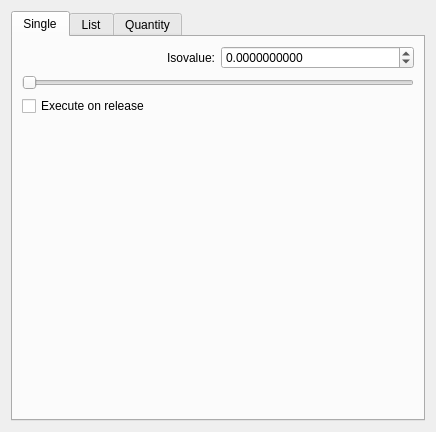
<?xml version="1.0" encoding="UTF-8"?>
<ui version="4.0">
 <class>ExtractSimpleIsosurface</class>
 <widget class="QDialog" name="ExtractSimpleIsosurface">
  <property name="geometry">
   <rect>
    <x>0</x>
    <y>0</y>
    <width>436</width>
    <height>432</height>
   </rect>
  </property>
  <property name="sizePolicy">
   <sizepolicy hsizetype="Fixed" vsizetype="Fixed">
    <horstretch>0</horstretch>
    <verstretch>0</verstretch>
   </sizepolicy>
  </property>
  <property name="minimumSize">
   <size>
    <width>436</width>
    <height>432</height>
   </size>
  </property>
  <property name="windowTitle">
   <string>Dialog</string>
  </property>
  <layout class="QVBoxLayout" name="verticalLayout">
   <item>
    <widget class="QTabWidget" name="tabWidget">
     <property name="currentIndex">
      <number>0</number>
     </property>
     <widget class="QWidget" name="tab">
      <attribute name="title">
       <string>Single</string>
      </attribute>
      <layout class="QGridLayout" name="gridLayout_2">
       <item row="3" column="0">
        <widget class="QCheckBox" name="executeOnReleaseCheckBox_">
         <property name="text">
          <string>Execute on release</string>
         </property>
        </widget>
       </item>
       <item row="6" column="0">
        <spacer name="verticalSpacer">
         <property name="orientation">
          <enum>Qt::Vertical</enum>
         </property>
         <property name="sizeHint" stdset="0">
          <size>
           <width>20</width>
           <height>40</height>
          </size>
         </property>
        </spacer>
       </item>
       <item row="0" column="0">
        <layout class="QHBoxLayout" name="horizontalLayout_3">
         <item alignment="Qt::AlignRight">
          <widget class="QLabel" name="label_3">
           <property name="text">
            <string>Isovalue:</string>
           </property>
          </widget>
         </item>
         <item>
          <widget class="QDoubleSpinBox" name="singleDoubleSpinBox_">
           <property name="decimals">
            <number>10</number>
           </property>
           <property name="minimum">
            <double>-999999999.000000000000000</double>
           </property>
           <property name="maximum">
            <double>999999999.000000000000000</double>
           </property>
           <property name="singleStep">
            <double>0.100000000000000</double>
           </property>
          </widget>
         </item>
        </layout>
       </item>
       <item row="2" column="0">
        <widget class="QSlider" name="singleHorizontalSlider_">
         <property name="maximum">
          <number>100</number>
         </property>
         <property name="orientation">
          <enum>Qt::Horizontal</enum>
         </property>
        </widget>
       </item>
      </layout>
     </widget>
     <widget class="QWidget" name="tab_2">
      <attribute name="title">
       <string>List</string>
      </attribute>
      <layout class="QVBoxLayout" name="verticalLayout_2">
       <item>
        <widget class="QLabel" name="label">
         <property name="text">
          <string>Type list of desired values, space-delimited.</string>
         </property>
        </widget>
       </item>
       <item>
        <widget class="QTextEdit" name="listTextEdit_"/>
       </item>
      </layout>
     </widget>
     <widget class="QWidget" name="tab_3">
      <attribute name="title">
       <string>Quantity</string>
      </attribute>
      <layout class="QGridLayout" name="gridLayout">
       <item row="0" column="0">
        <layout class="QHBoxLayout" name="horizontalLayout">
         <item>
          <widget class="QLabel" name="label_2">
           <property name="text">
            <string>Number of evenly-spaced isovalues:</string>
           </property>
          </widget>
         </item>
         <item>
          <widget class="QSpinBox" name="quantitySpinBox_">
           <property name="minimum">
            <number>1</number>
           </property>
           <property name="maximum">
            <number>9999</number>
           </property>
          </widget>
         </item>
        </layout>
       </item>
       <item row="9" column="0">
        <widget class="QTextEdit" name="isovalListFromQuantityTextEdit_"/>
       </item>
       <item row="1" column="0">
        <widget class="QRadioButton" name="fieldMinMaxRadioButton_">
         <property name="text">
          <string>Field MinMax</string>
         </property>
         <property name="checked">
          <bool>true</bool>
         </property>
         <attribute name="buttonGroup">
          <string notr="true">buttonGroup</string>
         </attribute>
        </widget>
       </item>
       <item row="8" column="0">
        <widget class="QLabel" name="label_4">
         <property name="text">
          <string>List of Isovalues:</string>
         </property>
        </widget>
       </item>
       <item row="7" column="0">
        <widget class="QGroupBox" name="groupBox">
         <property name="enabled">
          <bool>true</bool>
         </property>
         <property name="title">
          <string/>
         </property>
         <layout class="QVBoxLayout" name="verticalLayout_3">
          <item>
           <widget class="QRadioButton" name="inclusiveRadioButton_">
            <property name="text">
             <string>Inclusive</string>
            </property>
           </widget>
          </item>
          <item>
           <widget class="QRadioButton" name="exclusiveRadioButton_">
            <property name="text">
             <string>Exclusive</string>
            </property>
           </widget>
          </item>
         </layout>
        </widget>
       </item>
       <item row="4" column="0">
        <layout class="QHBoxLayout" name="horizontalLayout_2">
         <item>
          <widget class="QRadioButton" name="manualMinMaxRadioButton_">
           <property name="enabled">
            <bool>true</bool>
           </property>
           <property name="text">
            <string>Manual: Min</string>
           </property>
           <attribute name="buttonGroup">
            <string notr="true">buttonGroup</string>
           </attribute>
          </widget>
         </item>
         <item>
          <widget class="QDoubleSpinBox" name="manualMinDoubleSpinBox_">
           <property name="enabled">
            <bool>true</bool>
           </property>
           <property name="decimals">
            <number>5</number>
           </property>
           <property name="minimum">
            <double>-999999999999.000000000000000</double>
           </property>
           <property name="maximum">
            <double>999999999999.000000000000000</double>
           </property>
          </widget>
         </item>
         <item>
          <widget class="QLabel" name="label_5">
           <property name="enabled">
            <bool>true</bool>
           </property>
           <property name="text">
            <string>Max</string>
           </property>
          </widget>
         </item>
         <item>
          <widget class="QDoubleSpinBox" name="manualMaxDoubleSpinBox_">
           <property name="enabled">
            <bool>true</bool>
           </property>
           <property name="decimals">
            <number>5</number>
           </property>
           <property name="minimum">
            <double>-99999999999.000000000000000</double>
           </property>
           <property name="maximum">
            <double>99999999999.000000000000000</double>
           </property>
          </widget>
         </item>
        </layout>
       </item>
      </layout>
     </widget>
    </widget>
   </item>
  </layout>
 </widget>
 <resources/>
 <connections>
  <connection>
   <sender>fieldMinMaxRadioButton_</sender>
   <signal>toggled(bool)</signal>
   <receiver>manualMaxDoubleSpinBox_</receiver>
   <slot>setDisabled(bool)</slot>
   <hints>
    <hint type="sourcelabel">
     <x>216</x>
     <y>84</y>
    </hint>
    <hint type="destinationlabel">
     <x>359</x>
     <y>113</y>
    </hint>
   </hints>
  </connection>
  <connection>
   <sender>fieldMinMaxRadioButton_</sender>
   <signal>toggled(bool)</signal>
   <receiver>manualMinDoubleSpinBox_</receiver>
   <slot>setDisabled(bool)</slot>
   <hints>
    <hint type="sourcelabel">
     <x>216</x>
     <y>84</y>
    </hint>
    <hint type="destinationlabel">
     <x>182</x>
     <y>113</y>
    </hint>
   </hints>
  </connection>
 </connections>
 <buttongroups>
  <buttongroup name="buttonGroup"/>
 </buttongroups>
</ui>
